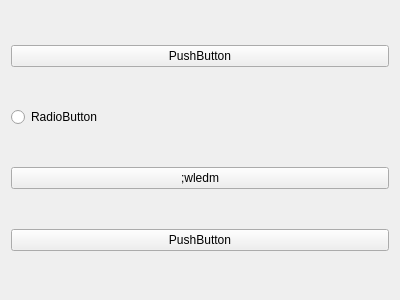
<?xml version="1.0" encoding="UTF-8"?>
<ui version="4.0">
 <class>Form</class>
 <widget class="QWidget" name="Form">
  <property name="geometry">
   <rect>
    <x>0</x>
    <y>0</y>
    <width>400</width>
    <height>300</height>
   </rect>
  </property>
  <property name="windowTitle">
   <string>Form</string>
  </property>
  <layout class="QVBoxLayout" name="verticalLayout">
   <item>
    <widget class="QPushButton" name="pushButton">
     <property name="text">
      <string>PushButton</string>
     </property>
    </widget>
   </item>
   <item>
    <widget class="QRadioButton" name="radioButton">
     <property name="text">
      <string>RadioButton</string>
     </property>
    </widget>
   </item>
   <item>
    <widget class="QPushButton" name="pushButton_2">
     <property name="text">
      <string>;wledm</string>
     </property>
    </widget>
   </item>
   <item>
    <widget class="QPushButton" name="pushButton_3">
     <property name="text">
      <string>PushButton</string>
     </property>
    </widget>
   </item>
  </layout>
 </widget>
 <resources/>
 <connections/>
</ui>
